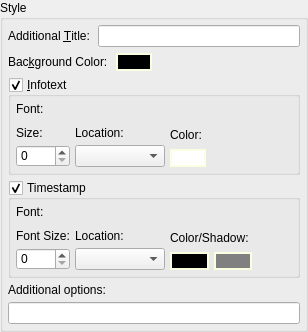
          <widget class="QGroupBox" name="groupStyle">
           <property name="sizePolicy">
            <sizepolicy hsizetype="Preferred" vsizetype="Minimum">
             <horstretch>0</horstretch>
             <verstretch>0</verstretch>
            </sizepolicy>
           </property>
           <property name="styleSheet">
            <string notr="true">QPushButton#btnForeground, 
QPushButton#btnBackground, 
QPushButton#btnTimeColor, 
QPushButton#btnTimeShadow
{
    border-style: solid;
	border-width: 2px;	
	border-color: rgb(250, 255, 226);
}</string>
           </property>
           <property name="title">
            <string>Style</string>
           </property>
           <layout class="QVBoxLayout" name="verticalLayout_6">
            <property name="spacing">
             <number>5</number>
            </property>
            <property name="leftMargin">
             <number>5</number>
            </property>
            <property name="topMargin">
             <number>5</number>
            </property>
            <property name="rightMargin">
             <number>5</number>
            </property>
            <property name="bottomMargin">
             <number>5</number>
            </property>
            <item>
             <layout class="QVBoxLayout" name="verticalLayout_10">
              <property name="spacing">
               <number>5</number>
              </property>
              <item>
               <layout class="QHBoxLayout" name="horizontalLayout_8">
                <property name="spacing">
                 <number>5</number>
                </property>
                <item>
                 <widget class="QLabel" name="label_9">
                  <property name="sizePolicy">
                   <sizepolicy hsizetype="Preferred" vsizetype="Minimum">
                    <horstretch>0</horstretch>
                    <verstretch>0</verstretch>
                   </sizepolicy>
                  </property>
                  <property name="text">
                   <string>Additional &amp;Title: </string>
                  </property>
                  <property name="buddy">
                   <cstring>eTitle</cstring>
                  </property>
                 </widget>
                </item>
                <item>
                 <widget class="QLineEdit" name="eTitle">
                  <property name="toolTip">
                   <string>-T text : add text above output image</string>
                  </property>
                  <property name="clearButtonEnabled">
                   <bool>true</bool>
                  </property>
                 </widget>
                </item>
               </layout>
              </item>
              <item>
               <layout class="QHBoxLayout" name="horizontalLayout">
                <property name="spacing">
                 <number>5</number>
                </property>
                <item>
                 <widget class="QLabel" name="label_8">
                  <property name="sizePolicy">
                   <sizepolicy hsizetype="Preferred" vsizetype="Minimum">
                    <horstretch>0</horstretch>
                    <verstretch>0</verstretch>
                   </sizepolicy>
                  </property>
                  <property name="text">
                   <string>Bac&amp;kground Color: </string>
                  </property>
                  <property name="buddy">
                   <cstring>btnBackground</cstring>
                  </property>
                 </widget>
                </item>
                <item>
                 <widget class="QPushButton" name="btnBackground">
                  <property name="maximumSize">
                   <size>
                    <width>40</width>
                    <height>16777215</height>
                   </size>
                  </property>
                  <property name="toolTip">
                   <string>-k RRGGBB : background color (in hex)</string>
                  </property>
                  <property name="styleSheet">
                   <string notr="true">background-color: black</string>
                  </property>
                  <property name="text">
                   <string/>
                  </property>
                 </widget>
                </item>
                <item>
                 <spacer name="horizontalSpacer_2">
                  <property name="orientation">
                   <enum>Qt::Horizontal</enum>
                  </property>
                  <property name="sizeHint" stdset="0">
                   <size>
                    <width>40</width>
                    <height>20</height>
                   </size>
                  </property>
                 </spacer>
                </item>
               </layout>
              </item>
             </layout>
            </item>
            <item>
             <widget class="QGroupBox" name="groupInfotext">
              <property name="sizePolicy">
               <sizepolicy hsizetype="Preferred" vsizetype="Minimum">
                <horstretch>0</horstretch>
                <verstretch>0</verstretch>
               </sizepolicy>
              </property>
              <property name="toolTip">
               <string>-i : info text on/off</string>
              </property>
              <property name="title">
               <string>&amp;Infotext</string>
              </property>
              <property name="alignment">
               <set>Qt::AlignLeading|Qt::AlignLeft|Qt::AlignTop</set>
              </property>
              <property name="checkable">
               <bool>true</bool>
              </property>
              <layout class="QVBoxLayout" name="verticalLayout_17">
               <property name="spacing">
                <number>5</number>
               </property>
               <property name="leftMargin">
                <number>5</number>
               </property>
               <property name="topMargin">
                <number>5</number>
               </property>
               <property name="rightMargin">
                <number>5</number>
               </property>
               <property name="bottomMargin">
                <number>5</number>
               </property>
               <item>
                <layout class="QVBoxLayout" name="verticalLayout">
                 <property name="spacing">
                  <number>5</number>
                 </property>
                 <item>
                  <widget class="QLabel" name="label_10">
                   <property name="sizePolicy">
                    <sizepolicy hsizetype="Minimum" vsizetype="Preferred">
                     <horstretch>0</horstretch>
                     <verstretch>0</verstretch>
                    </sizepolicy>
                   </property>
                   <property name="text">
                    <string>Font:</string>
                   </property>
                  </widget>
                 </item>
                 <item>
                  <widget class="TTFSelector" name="wFontInfo" native="true">
                   <property name="sizePolicy">
                    <sizepolicy hsizetype="Expanding" vsizetype="Preferred">
                     <horstretch>1</horstretch>
                     <verstretch>0</verstretch>
                    </sizepolicy>
                   </property>
                   <property name="minimumSize">
                    <size>
                     <width>0</width>
                     <height>0</height>
                    </size>
                   </property>
                  </widget>
                 </item>
                </layout>
               </item>
               <item>
                <layout class="QHBoxLayout" name="horizontalLayout_5">
                 <item>
                  <layout class="QVBoxLayout" name="verticalLayout_15">
                   <property name="spacing">
                    <number>5</number>
                   </property>
                   <item>
                    <widget class="QLabel" name="label_11">
                     <property name="text">
                      <string>Size:        </string>
                     </property>
                    </widget>
                   </item>
                   <item>
                    <widget class="QSpinBox" name="sbFontInfoSize">
                     <property name="sizePolicy">
                      <sizepolicy hsizetype="Preferred" vsizetype="Fixed">
                       <horstretch>0</horstretch>
                       <verstretch>0</verstretch>
                      </sizepolicy>
                     </property>
                     <property name="minimum">
                      <number>0</number>
                     </property>
                    </widget>
                   </item>
                  </layout>
                 </item>
                 <item>
                  <layout class="QVBoxLayout" name="verticalLayout_3">
                   <property name="spacing">
                    <number>5</number>
                   </property>
                   <item>
                    <widget class="QLabel" name="label_12">
                     <property name="text">
                      <string>Location:</string>
                     </property>
                    </widget>
                   </item>
                   <item>
                    <widget class="QComboBox" name="cbFontInfoLocation">
                     <property name="sizePolicy">
                      <sizepolicy hsizetype="Minimum" vsizetype="Fixed">
                       <horstretch>0</horstretch>
                       <verstretch>0</verstretch>
                      </sizepolicy>
                     </property>
                     <property name="toolTip">
                      <string>-L info_location[:time_location] : location of text</string>
                     </property>
                     <property name="currentIndex">
                      <number>-1</number>
                     </property>
                     <property name="maxCount">
                      <number>10</number>
                     </property>
                     <property name="insertPolicy">
                      <enum>QComboBox::NoInsert</enum>
                     </property>
                     <item>
                      <property name="text">
                       <string>lower left</string>
                      </property>
                     </item>
                     <item>
                      <property name="text">
                       <string>lower right</string>
                      </property>
                     </item>
                     <item>
                      <property name="text">
                       <string>upper right</string>
                      </property>
                     </item>
                     <item>
                      <property name="text">
                       <string>upper left</string>
                      </property>
                     </item>
                    </widget>
                   </item>
                  </layout>
                 </item>
                 <item>
                  <layout class="QVBoxLayout" name="verticalLayout_16">
                   <property name="spacing">
                    <number>5</number>
                   </property>
                   <item>
                    <widget class="QLabel" name="label_13">
                     <property name="text">
                      <string>Color:</string>
                     </property>
                     <property name="buddy">
                      <cstring>btnForeground</cstring>
                     </property>
                    </widget>
                   </item>
                   <item>
                    <layout class="QHBoxLayout" name="horizontalLayout_4">
                     <property name="spacing">
                      <number>5</number>
                     </property>
                     <item>
                      <widget class="QPushButton" name="btnForeground">
                       <property name="maximumSize">
                        <size>
                         <width>40</width>
                         <height>16777215</height>
                        </size>
                       </property>
                       <property name="toolTip">
                        <string>Infotext Font Color</string>
                       </property>
                       <property name="styleSheet">
                        <string notr="true">background-color: white</string>
                       </property>
                       <property name="text">
                        <string/>
                       </property>
                      </widget>
                     </item>
                    </layout>
                   </item>
                  </layout>
                 </item>
                 <item>
                  <spacer name="horizontalSpacer">
                   <property name="orientation">
                    <enum>Qt::Horizontal</enum>
                   </property>
                   <property name="sizeHint" stdset="0">
                    <size>
                     <width>40</width>
                     <height>20</height>
                    </size>
                   </property>
                  </spacer>
                 </item>
                </layout>
               </item>
              </layout>
             </widget>
            </item>
            <item>
             <widget class="QGroupBox" name="groupTimestamp">
              <property name="sizePolicy">
               <sizepolicy hsizetype="Preferred" vsizetype="Minimum">
                <horstretch>0</horstretch>
                <verstretch>0</verstretch>
               </sizepolicy>
              </property>
              <property name="toolTip">
               <string>-t : time stamp on/off</string>
              </property>
              <property name="title">
               <string>Timestamp</string>
              </property>
              <property name="checkable">
               <bool>true</bool>
              </property>
              <layout class="QVBoxLayout" name="verticalLayout_21">
               <property name="spacing">
                <number>5</number>
               </property>
               <property name="leftMargin">
                <number>5</number>
               </property>
               <property name="topMargin">
                <number>5</number>
               </property>
               <property name="rightMargin">
                <number>5</number>
               </property>
               <property name="bottomMargin">
                <number>5</number>
               </property>
               <item>
                <layout class="QVBoxLayout" name="verticalLayout_13">
                 <property name="spacing">
                  <number>5</number>
                 </property>
                 <item>
                  <widget class="QLabel" name="label_19">
                   <property name="sizePolicy">
                    <sizepolicy hsizetype="Minimum" vsizetype="Preferred">
                     <horstretch>0</horstretch>
                     <verstretch>0</verstretch>
                    </sizepolicy>
                   </property>
                   <property name="text">
                    <string>Font:</string>
                   </property>
                  </widget>
                 </item>
                 <item>
                  <widget class="TTFSelector" name="wFontTimestamp" native="true">
                   <property name="sizePolicy">
                    <sizepolicy hsizetype="Expanding" vsizetype="Preferred">
                     <horstretch>0</horstretch>
                     <verstretch>0</verstretch>
                    </sizepolicy>
                   </property>
                   <property name="minimumSize">
                    <size>
                     <width>50</width>
                     <height>0</height>
                    </size>
                   </property>
                  </widget>
                 </item>
                </layout>
               </item>
               <item>
                <layout class="QHBoxLayout" name="horizontalLayout_2">
                 <item>
                  <layout class="QVBoxLayout" name="verticalLayout_11">
                   <property name="spacing">
                    <number>5</number>
                   </property>
                   <item>
                    <widget class="QLabel" name="label_20">
                     <property name="text">
                      <string>Font Size:</string>
                     </property>
                    </widget>
                   </item>
                   <item>
                    <widget class="QSpinBox" name="sbFontTimestampSize">
                     <property name="sizePolicy">
                      <sizepolicy hsizetype="Preferred" vsizetype="Fixed">
                       <horstretch>0</horstretch>
                       <verstretch>0</verstretch>
                      </sizepolicy>
                     </property>
                    </widget>
                   </item>
                  </layout>
                 </item>
                 <item>
                  <layout class="QVBoxLayout" name="verticalLayout_12">
                   <property name="spacing">
                    <number>5</number>
                   </property>
                   <item>
                    <widget class="QLabel" name="label_21">
                     <property name="text">
                      <string>Location:</string>
                     </property>
                    </widget>
                   </item>
                   <item>
                    <widget class="QComboBox" name="cbFontTimestampLocation">
                     <property name="sizePolicy">
                      <sizepolicy hsizetype="Minimum" vsizetype="Fixed">
                       <horstretch>0</horstretch>
                       <verstretch>0</verstretch>
                      </sizepolicy>
                     </property>
                     <property name="toolTip">
                      <string>-L info_location[:time_location] : location of text</string>
                     </property>
                     <property name="currentIndex">
                      <number>-1</number>
                     </property>
                     <property name="maxCount">
                      <number>10</number>
                     </property>
                     <property name="insertPolicy">
                      <enum>QComboBox::NoInsert</enum>
                     </property>
                     <item>
                      <property name="text">
                       <string>lower left</string>
                      </property>
                     </item>
                     <item>
                      <property name="text">
                       <string>lower right</string>
                      </property>
                     </item>
                     <item>
                      <property name="text">
                       <string>upper right</string>
                      </property>
                     </item>
                     <item>
                      <property name="text">
                       <string>upper left</string>
                      </property>
                     </item>
                    </widget>
                   </item>
                  </layout>
                 </item>
                 <item>
                  <layout class="QVBoxLayout" name="verticalLayout_5">
                   <property name="spacing">
                    <number>5</number>
                   </property>
                   <item>
                    <widget class="QLabel" name="label_17">
                     <property name="text">
                      <string>Color/Shadow: </string>
                     </property>
                     <property name="buddy">
                      <cstring>btnTimeColor</cstring>
                     </property>
                    </widget>
                   </item>
                   <item>
                    <layout class="QHBoxLayout" name="horizontalLayout_3">
                     <property name="spacing">
                      <number>5</number>
                     </property>
                     <item>
                      <widget class="QPushButton" name="btnTimeColor">
                       <property name="maximumSize">
                        <size>
                         <width>40</width>
                         <height>16777215</height>
                        </size>
                       </property>
                       <property name="toolTip">
                        <string>Timestamp Font Color</string>
                       </property>
                       <property name="styleSheet">
                        <string notr="true">background-color: black</string>
                       </property>
                       <property name="text">
                        <string/>
                       </property>
                      </widget>
                     </item>
                     <item>
                      <widget class="QPushButton" name="btnTimeShadow">
                       <property name="maximumSize">
                        <size>
                         <width>40</width>
                         <height>16777215</height>
                        </size>
                       </property>
                       <property name="toolTip">
                        <string>Timestamp Shadow Color</string>
                       </property>
                       <property name="styleSheet">
                        <string notr="true">background-color: grey</string>
                       </property>
                       <property name="text">
                        <string/>
                       </property>
                      </widget>
                     </item>
                    </layout>
                   </item>
                  </layout>
                 </item>
                 <item>
                  <spacer name="horizontalSpacer_3">
                   <property name="orientation">
                    <enum>Qt::Horizontal</enum>
                   </property>
                   <property name="sizeHint" stdset="0">
                    <size>
                     <width>40</width>
                     <height>20</height>
                    </size>
                   </property>
                  </spacer>
                 </item>
                </layout>
               </item>
              </layout>
             </widget>
            </item>
            <item>
             <widget class="QLabel" name="label_2">
              <property name="text">
               <string>Additional options:</string>
              </property>
             </widget>
            </item>
            <item>
             <widget class="QLineEdit" name="eAdditional">
              <property name="toolTip">
               <string>Additional options not covered by form</string>
              </property>
              <property name="clearButtonEnabled">
               <bool>true</bool>
              </property>
             </widget>
            </item>
           </layout>
          </widget>
